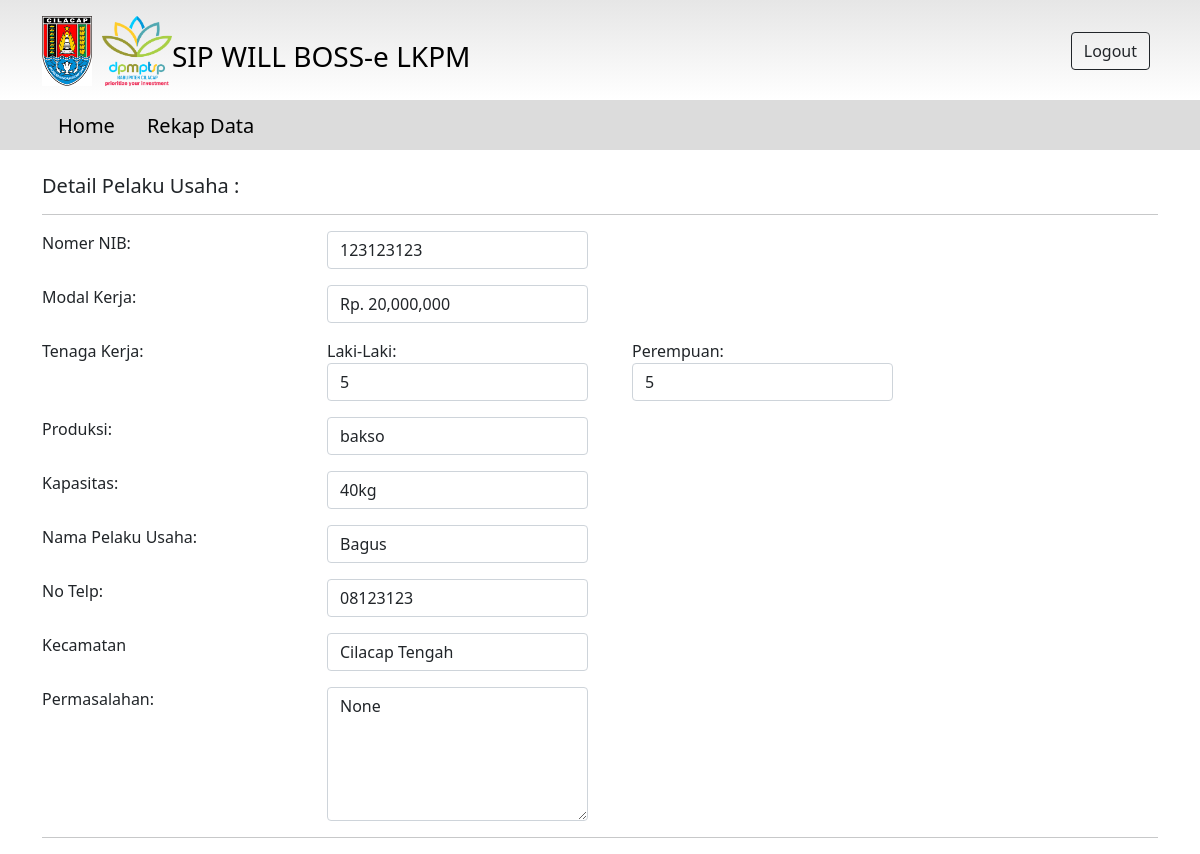
The app's page /detailpelakuusaha/123123123 (signed in) with its own data.
### PelakuUsaha/models.py (models this page shows)
class PelakuUsaha(models.Model):
    kecamatan = models.CharField(max_length=100, null=True)
    nib = models.CharField(max_length=100, null=False)
    modal_kerja = models.IntegerField(null=True, blank=True)
    laki_laki = models.IntegerField(blank=True, null=True)
    perempuan = models.IntegerField(blank=True, null=True)
    produksi = models.CharField(max_length=100,blank=True, null=True)
    tanggal_input = models.DateField(auto_now=True,blank=True,null=True)
    kapasitas = models.CharField(max_length=20, null=True)
    nama_pelaku_usaha = models.CharField(max_length=100,null=True)
    no_telp = models.CharField(max_length=100)
    permasalahan = models.CharField(max_length=250,null=True)

### Dashboard/views.py (the view)
# urls.py: path('detailpelakuusaha/<nib>', DetailPelakuUsaha,name='detailpelakuusaha'),
@login_required(login_url='login')
def DetailPelakuUsaha(request,nib):
    data = PelakuUsaha.objects.get(nib=nib)
    context = {
        'data':data
    }
    return render(request, 'Dashboard/DetailPelakuUsaha.html', context)

### templates/Dashboard/DetailPelakuUsaha.html
{% extends 'base.html' %}
{% load humanize %}
{% block content %}
<div class="container mt-4">
    <h5>Detail Pelaku Usaha :</h5>
    <form method="POST">
        <hr/>
        <p>
          <div class="row">
            <div class="col-md-3">Nomer NIB:</div>
            <div class="col-md-3"><input type="text" name="nib" class="form-control" value="{{ data.nib }}"></div>
          </div>
        </p>
        <p>
          <div class="row">
            <div class="col-md-3">Modal Kerja:</div>
            <div class="col-md-3"><input type="text" name="modal_kerja" class="form-control" value="Rp. {{ data.modal_kerja|intcomma }}"></div>
          </div>
        </p>
        <p>
            <div class="row">
                <div class="col-md-3">
                  <span style="margin-right: 50px;">Tenaga Kerja:</span>
                </div>
                <div class="col-md-3" style="margin-right:20px;">
                  Laki-Laki:
                  <input type="text" name="laki_laki" class="form-control" value="{{ data.laki_laki }}">
                </div>
                <div class="col-md-3">
                  Perempuan:
                  <input type="text" name="perempuan" class="form-control" value="{{ data.perempuan }}">
                </div>
              </div>
        </p>
        <p>
          <div class="row">
            <div class="col-md-3">Produksi:</div>
            <div class="col-md-3"><input type="text" name="produksi" class="form-control" value="{{ data.produksi }}"></div>
          </div>
        </p>
        <p>
          <div class="row">
            <div class="col-md-3">Kapasitas:</div>
            <div class="col-md-3"><input type="text" name="kapasitas" class="form-control" value="{{ data.kapasitas }}"></div>
          </div>
        </p>
        <p>
          <div class="row">
            <div class="col-md-3">Nama Pelaku Usaha:</div>
            <div class="col-md-3"><input type="text" name="nama_pelaku_usaha" class="form-control" value="{{ data.nama_pelaku_usaha }}"></div>
          </div>
        </p>
        <p>
          <div class="row">
            <div class="col-md-3">No Telp:</div>
            <div class="col-md-3"><input type="text" name="no_telp" class="form-control" value="{{ data.no_telp }}"></div>
          </div>
        </p>
        <p>
            <div class="row">
              <div class="col-md-3">Kecamatan</div>
              <div class="col-md-3"><input type="text" name="kec" class="form-control" value="{{ data.kecamatan }}"></div>
            </div>
          </p>
        <p>
          <div class="row">
            <div class="col-md-3">Permasalahan:</div>
            <div class="col-md-3">
            <textarea name="permasalahan" value="{{ data.permasalahan }}" class="form-control" rows="5" cols="40" width: 100%;">{{data.permasalahan}}</textarea>
            </div>
        </div>
        </p>
        <hr/>
      </form>
</div>
{% endblock %}

### records on screen
PelakuUsaha: nib "123123123", modal_kerja "Rp. 20,000,000", laki_laki "5", perempuan "5", produksi "bakso", kapasitas "40kg", nama_pelaku_usaha "Bagus", no_telp "08123123", kec "Cilacap Tengah", permasalahan "None"
